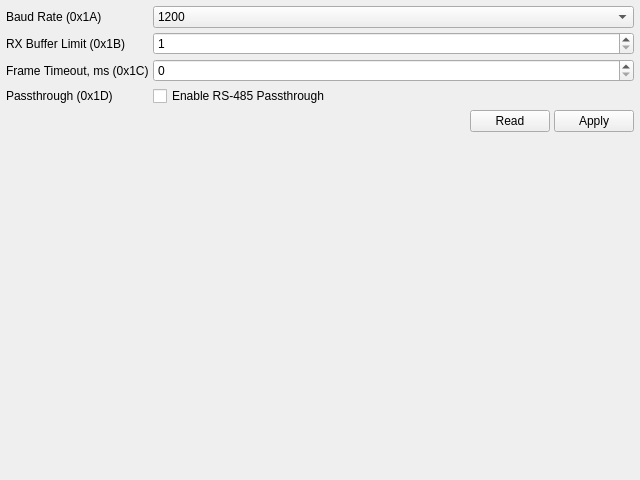
<?xml version="1.0" encoding="UTF-8"?>
<ui version="4.0">
 <class>Rs485Page</class>
 <widget class="QWidget" name="Rs485Page">
  <property name="geometry">
   <rect>
    <x>0</x>
    <y>0</y>
    <width>640</width>
    <height>480</height>
   </rect>
  </property>
  <layout class="QVBoxLayout" name="layoutMain">
   <property name="spacing">
    <number>4</number>
   </property>
   <property name="leftMargin">
    <number>6</number>
   </property>
   <property name="topMargin">
    <number>6</number>
   </property>
   <property name="rightMargin">
    <number>6</number>
   </property>
   <property name="bottomMargin">
    <number>6</number>
   </property>
   <item>
    <layout class="QFormLayout" name="formMain">
     <property name="verticalSpacing">
      <number>4</number>
     </property>
     <item row="0" column="0">
      <widget class="QLabel" name="lbl485Baud">
       <property name="text">
        <string>Baud Rate (0x1A)</string>
       </property>
      </widget>
     </item>
     <item row="0" column="1">
      <widget class="QComboBox" name="combo485Baud">
       <item>
        <property name="text">
         <string>1200</string>
        </property>
       </item>
       <item>
        <property name="text">
         <string>2400</string>
        </property>
       </item>
       <item>
        <property name="text">
         <string>4800</string>
        </property>
       </item>
       <item>
        <property name="text">
         <string>9600</string>
        </property>
       </item>
       <item>
        <property name="text">
         <string>19200</string>
        </property>
       </item>
       <item>
        <property name="text">
         <string>38400</string>
        </property>
       </item>
       <item>
        <property name="text">
         <string>57600</string>
        </property>
       </item>
       <item>
        <property name="text">
         <string>115200</string>
        </property>
       </item>
      </widget>
     </item>
     <item row="1" column="0">
      <widget class="QLabel" name="lbl485Buf">
       <property name="text">
        <string>RX Buffer Limit (0x1B)</string>
       </property>
      </widget>
     </item>
     <item row="1" column="1">
      <widget class="QSpinBox" name="spin485Buf">
       <property name="minimum">
        <number>1</number>
       </property>
       <property name="maximum">
        <number>127</number>
       </property>
      </widget>
     </item>
     <item row="2" column="0">
      <widget class="QLabel" name="lbl485Timeout">
       <property name="text">
        <string>Frame Timeout, ms (0x1C)</string>
       </property>
      </widget>
     </item>
     <item row="2" column="1">
      <widget class="QSpinBox" name="spin485Timeout">
       <property name="maximum">
        <number>65535</number>
       </property>
      </widget>
     </item>
     <item row="3" column="0">
      <widget class="QLabel" name="lbl485Enable">
       <property name="text">
        <string>Passthrough (0x1D)</string>
       </property>
      </widget>
     </item>
     <item row="3" column="1">
      <widget class="QCheckBox" name="chk485Enable">
       <property name="text">
        <string>Enable RS-485 Passthrough</string>
       </property>
      </widget>
     </item>
     <item row="4" column="1">
      <layout class="QHBoxLayout" name="hl485Btns">
       <property name="sizeConstraint">
        <enum>QLayout::SetMinimumSize</enum>
       </property>
       <item>
        <spacer name="horizontalSpacer">
         <property name="orientation">
          <enum>Qt::Horizontal</enum>
         </property>
         <property name="sizeHint" stdset="0">
          <size>
           <width>40</width>
           <height>20</height>
          </size>
         </property>
        </spacer>
       </item>
       <item>
        <widget class="QPushButton" name="btn485Read">
         <property name="text">
          <string>Read</string>
         </property>
        </widget>
       </item>
       <item>
        <widget class="QPushButton" name="btn485Write">
         <property name="text">
          <string>Apply</string>
         </property>
        </widget>
       </item>
      </layout>
     </item>
    </layout>
   </item>
   <item>
    <spacer name="verticalSpacer">
     <property name="orientation">
      <enum>Qt::Vertical</enum>
     </property>
     <property name="sizeHint" stdset="0">
      <size>
       <width>20</width>
       <height>100000</height>
      </size>
     </property>
    </spacer>
   </item>
  </layout>
 </widget>
 <resources/>
 <connections/>
</ui>
